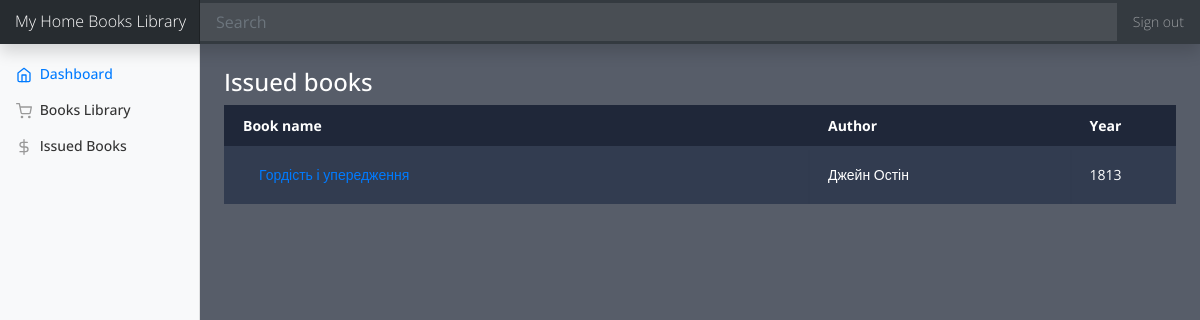
The page /booksissued on the database as committed earlier.
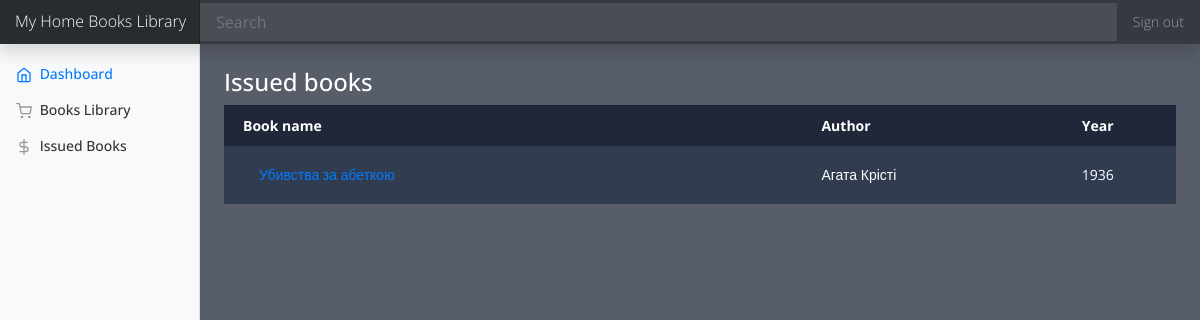
The same page on the database as committed later.
### tables this page shows
CREATE TABLE homelibrary (
	id INTEGER NOT NULL, 
	namebook VARCHAR, 
	author VARCHAR, 
	yearbook INTEGER, 
	coverimage VARCHAR, 
	description TEXT, 
	issued BOOLEAN, 
	PRIMARY KEY (id)
);

### app.py (the view)
@app.route('/booksissued', methods=["GET"])
def booksissued():
  items = bookslibrary.allissued()
  return render_template("books_issued.html", items=items)

### models.py (called while the page is built)
  def allissued(self):
    sql = homelibrary.select().where(homelibrary.c.issued == True)
    result = conn.execute(sql)
    return result

### templates/books_issued.html
{% extends "base.html" %}
{% block content %}
<h4>Issued books</h4>
<table class="container">
    <thead>
        <tr>
            <th>Book name</th>
            <th>Author</th>
            <th>Year</th>
        </tr>
    </thead>
    <tbody>
        {% for item in items %}
        <tr>
            <form method="POST" action="/bookinfo/{{ item[0] }}">
                <td><a class="nav-link" method="POST" href="/bookinfo/{{ item[0] }}">{{ item[1] }}</a></td>
                <td>{{ item[2] }}</td>
                <td>{{ item[3] }}</td>
            </form>
        </tr>
        {% endfor %}
    </tbody>
</table>
{% endblock %}

Rows that differ between the two databases and show on the page:
no longer on this page (row edited): homelibrary: namebook "Гордість і упередження", author "Джейн Остін", yearbook "1813"
now on this page (row edited): homelibrary: namebook "Убивства за абеткою", author "Агата Крісті", yearbook "1936"
